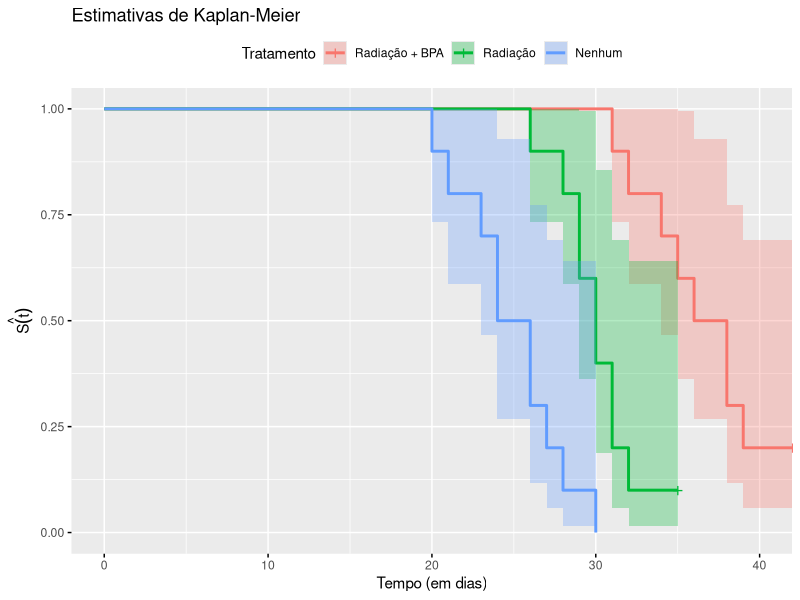
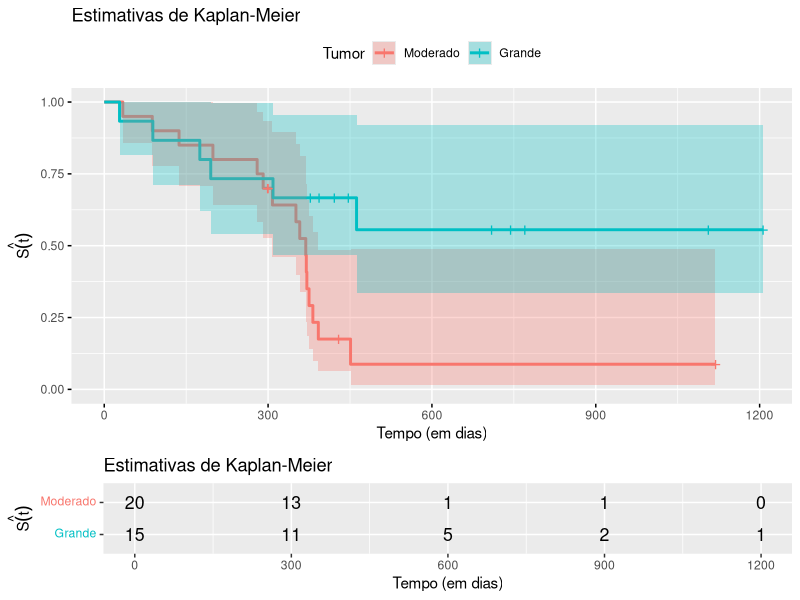

Write the R code that produced these figures, in order. (Note: this script raises an error after producing the figures.)
## ---- chunk 1
# local de trabalho 
setwd("~/Área de Trabalho/Lista 4")

# Pacotes
library(ggplot2)
library(survival)
library(survminer)
library(KMsurv)

data <- data.frame(trat = c(rep("Sem_trat",10),rep("Radicao",10),
                                    rep("Radiacao_BPA",10)),
                    delta = c(rep(1,19),0,rep(1,8),0,0),
                    tempo = c(20,21,23,24,24,26,26,27,28,30,26,28,29,29,30,
                              30,31,31,32,35,31,32,34,35,36,38,38,39,42,42))

# item a

KM2 <- survfit(Surv(tempo, delta)~trat,data = data)

# Grafico Kaplan-Meier
ggsurvplot(KM2, data = data,conf.int = T,legend.title = "Tratamento",
           legend.labs = c("Radiação + BPA", "Radiação","Nenhum"),
           ggtheme=theme_gray()) + 
  labs(x="Tempo (em dias)",
       y=expression(hat(S(t))),
       title = "Estimativas de Kaplan-Meier") 
## ---- chunk 2
# teste Log-rank
knitr::kable(surv_pvalue(KM2, method = c("1"),data = data)[,1:3])
## ---- chunk 3
data$Z1 <- sapply(data$trat,
                             function(x){
                               if (x == 'Radicao') x = '1'
                               else x = '0'
                             })
data$Z1 <- as.factor(data$Z1)

data$Z2 <- sapply(data$trat,
                  function(x){
                    if (x == 'Radiacao_BPA') x = '1'
                    else x = '0'
                  })
data$Z2 <- as.factor(data$Z2)

attach(data)

fit <- coxph(Surv(tempo,delta)~Z1+Z2,ties = "efron",data=data)
summary(fit)
## ---- chunk 4
fit2 <- coxph(Surv(tempo,delta)~Z1+Z2,ties = "breslow")
summary(fit2)
## ---- chunk 5
fit3 <- coxph(Surv(tempo,delta)~Z1+Z2,ties = "exact")
summary(fit3)
## ---- chunk 6
data3 <- data.frame(Tumor = c(rep("grande",15),rep("moderado",20)),
                    delta = c(rep(1,5),rep(0,4),1,rep(0,5),
                                rep(1,6),0,0,rep(1,9),0,1,0),
                    Tempo = c(28,89,175,195,309,377,393,421,447,462,709,744,770,1106,1206,
                              34,88,137,199,280,291,299,300,308,351,358,369,370,371,375,382,
                              392,429,451,1119))
## ---- chunk 7
data3$Tumor <- ifelse(data3$Tumor=="grande",1,0)
## ---- chunk 8
KM4 <- survfit(Surv(Tempo, delta)~Tumor,data = data3)

# Grafico Kaplan-Meier
ggsurvplot(KM4, data = data3,conf.int = T,legend.title = "Tumor",risk.table = T,
           legend.labs = c("Moderado", "Grande"),
           ggtheme=theme_gray()) + 
  labs(x="Tempo (em dias)",
       y=expression(hat(S(t))),
       title = "Estimativas de Kaplan-Meier") 
## ---- chunk 9
# teste Log-rank
knitr::kable(surv_pvalue(KM4, method = c("1"))[,1:3],digits = 3)
## ---- chunk 10
# teste Familia Fleming-Harrington
knitr::kable(surv_pvalue(KM4, method = c("FH_p=1_q=1"))[,1:3])
## ---- chunk 11
fit3 <- coxph(Surv(Tempo, delta)~Tumor,data = data3)
summary(fit3)
## ---- chunk 12
# local de trabalho 
setwd("~/Área de Trabalho/Lista 4")

data5 <- read.csv('Lista2_Hodgkins.csv',sep=';',dec=',')

data5$id <- NULL

fit5 <- coxph(Surv(survivaltime,dead)~sex+stage+factor(hist),data = data5, ties="breslow")
summary(fit5)
## ---- chunk 13
# martingal

plot(data5$age,resid(fit5), xlab='Idade', ylab='Residuo martingal', pch=16, col="steelblue3" )
smooth <- lowess(data5$age,resid(fit5),iter=0)
lines(smooth)
## ---- chunk 14
fit6 <- coxph(Surv(survivaltime,dead)~age+sex+stage+factor(hist),data = data5, ties="breslow")
summary(fit6)
## ---- chunk 15
fit7 <- coxph(Surv(survivaltime,dead)~age+stage,data = data5, ties="breslow")
knitr::kable(anova(fit6, test="Chisq"),digits = 3)
## ---- chunk 16
summary(fit7)
## ---- chunk 17
## Cox-Snell residuals
coxsnell <- fit6$residuals*data5$dead
x <- coxsnell[coxsnell!=0]
data5 <- data.frame(data5,x)

Surv_Aa <- survfit(coxph(Surv(x, dead)~1,data = data5))

plot(Surv_Aa$surv,x, col="dark red", pch=16, main="Resíduos Cox-Senell", 
     xlab="Resíduos de Cox-Snell", ylab=expression(hat(A)(r[es])),
     cex=0.8,ylim=c(-0.5,1) )
abline(0,1,lty=2)
## ---- chunk 18
plot(fit7$linear.predictors,resid(fit7,type='deviance'),xlab='Preditores lineares', ylab='Residuo deviance', pch=16, col="royalblue3")
## ---- chunk 19
scho <- cox.zph(fit6,transform='identity')
par(mfrow=c(2,3))
plot(scho) 
## ---- chunk 20
knitr::kable(scho$table,digits = 3)
